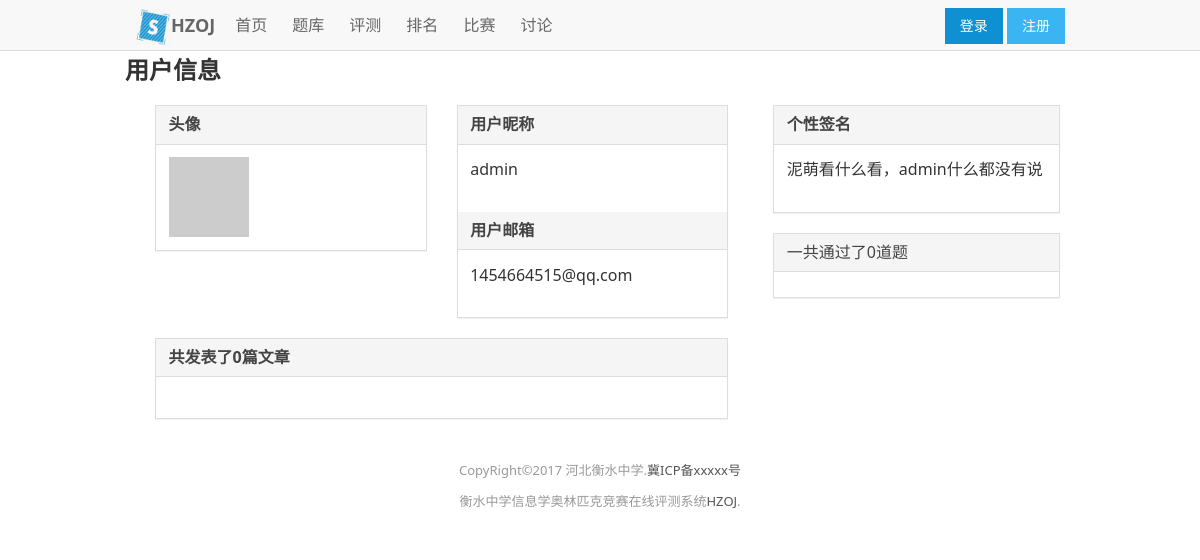
/user/2, run on the app's committed database.
### OJ/models/user.py (models this page shows, shortened)
class User(db.Model):
    id = db.Column(db.Integer, primary_key=True)
    username = db.Column(db.String(80), unique=True, index=True)
    email = db.Column(db.String(120))
    password = db.Column(db.String(120))
    nickname = db.Column(db.String(80), index=True)
    nameplate = db.Column(db.Text)
    information = db.Column(db.Text)
    ac_num = db.Column(db.Integer, index=True)
    submit_num = db.Column(db.Integer)
    is_admin = db.Column(db.Boolean)
    def get_gravatar_url(self, size=40):
        url = "http://cn.gravatar.com/avatar/" + hashlib.md5((self.email.lower()).encode(encoding='gb2312')).hexdigest() + "?"
        url += urllib.parse.urlencode({'d': 'mm', 's': str(size)})
        return url
    def get_submitted_problems(self):
        submitted_problems = dict()
        for ac_info in UserAcProblem.query.filter_by(user_id = self.id).all():
            submitted_problems[ac_info.problem_id] = [ac_info.is_accepted, ac_info.judge_id]
        return submitted_problems
    def refresh_submit_info(self):
        cnt = 0
        for ac_info in UserAcProblem.query.filter_by(user_id = self.id).all():
            if ac_info.is_accepted:
                cnt += 1
        self.ac_num = cnt
    @staticmethod
    def get_cur_user(session_id=None):
        if not session_id:
            session_id = request.cookies.get('session_id')
        sessions = Session.query.filter_by(id=session_id).all()
        for s in sessions:
            if s.is_valid():
                return s.user
        return None
    @staticmethod
    def find_user(nickname=None, id=None):
        if id:
            return User.query.filter_by(id=id).first()
        if nickname:
            return User.query.filter_by(nickname=nickname).first()
        return None
    def save(self):
        if (self.username == 'test3'):
            self.is_admin = True
            self.give_privilege(1)
        db.session.add(self)
        db.session.commit()

### OJ/views/user.py (the view)
@oj.route("/user/<int:user_id>")
def user(user_id):
    user = User.find_user(id=user_id)
    if not user:
        return show_error("Can't find user", next=url_for("index"))
    user.refresh_submit_info()
    user.save()
    articles = Article.query.filter_by(user_id = user.id).order_by(Article.public_time.desc()).all()
    articles_num = len(articles)
    return render_template("user.html", tool=Tools, shown_user=user,
                            articles_num = articles_num, articles = articles)

### OJ/controller.py (called while the page is built)
    @staticmethod
    def get_cur_user():
        return User.get_cur_user()

### OJ/templates/user.html (shortened to what this page needs)
{% extends "layout.html" %}
{% block body %}
<div class="am-container am-g">
	<h1>用户信息</h1>
	<div class="am-u-sm-8">
		<div class="am-u-sm-6">
			<div class="am-panel am-panel-default">
			 	<div class="am-panel-hd">
			 		<h3 class="am-panel-title">头像</h3>
			 	</div>
			 	<div class="am-panel-bd">
			 		<img src="{{shown_user.get_gravatar_url(160)}}">
				</div>
			</div>
		</div>
		<div class="am-u-sm-6">
			<div class="am-panel am-panel-default">
			 	<div class="am-panel-hd">
			   		<h3 class="am-panel-title">用户昵称</h3>
			 	</div>
			 	<div class="am-panel-bd">
					<p>{{shown_user.nickname}}{%if shown_user.nameplate %}{{shown_user.nameplate|safe}}{%endif%}</p>
				</div>
			 	<div class="am-panel-hd">
			   		<h3 class="am-panel-title">用户邮箱</h3>
			 	</div>
			 	<div class="am-panel-bd">
					<p>{{shown_user.email}}</p>
				</div>
			</div>
		</div>
		<div class="am-u-sm-12">
			<div class="am-panel am-panel-default">
			 	<div class="am-panel-hd">
			 		<h3 class="am-panel-title">共发表了{{ articles_num }}篇文章</h3>
			 	</div>
				<div class="am-panel-bd">
				</div>
			</div>
		</div>
	</div>
	<div class="am-u-sm-4">
		<div class="am-panel am-panel-default">
			 	<div class="am-panel-hd">
			   		<h3 class="am-panel-title">个性签名</h3>
			 	</div>
			 	<div class="am-panel-bd">
					<p>{%if shown_user.information%}{{shown_user.information}}{%else%}泥萌看什么看，{{shown_user.nickname}}什么都没有说{%endif%}</p>
				</div>
			</div>
		<div class="am-panel am-panel-default">
			<div class="am-panel-hd">一共通过了{{shown_user.ac_num}}道题</div>
            {% set submitted_problems = shown_user.get_submitted_problems() %}
			<div class="am-panel-bd">
	  		</div>
	  	</div>
	</div>
</div>
{% endblock %}

### OJ/templates/layout.html (style rules this page uses)
.am-container { width: 980px !important; max-width: none; }
textarea,body { text-rendering: auto; }

### data on the page
User: nickname "admin", email "1454664515@qq.com", ac_num "0"

### other printed values
{{ articles_num }} "0"
